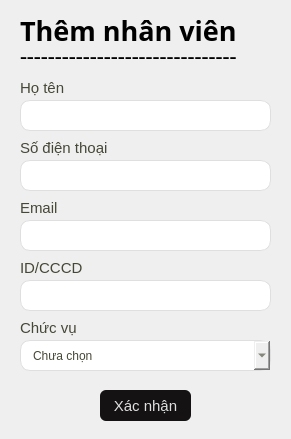
<?xml version="1.0" encoding="UTF-8"?>
<ui version="4.0">
 <class>Dialog</class>
 <widget class="QDialog" name="Dialog">
  <property name="geometry">
   <rect>
    <x>0</x>
    <y>0</y>
    <width>291</width>
    <height>439</height>
   </rect>
  </property>
  <property name="windowTitle">
   <string>Dialog</string>
  </property>
  <widget class="QPushButton" name="pushButton_9">
   <property name="geometry">
    <rect>
     <x>100</x>
     <y>390</y>
     <width>91</width>
     <height>31</height>
    </rect>
   </property>
   <property name="font">
    <font>
     <family>Segoe UI</family>
     <pointsize>11</pointsize>
     <weight>50</weight>
     <italic>false</italic>
     <bold>false</bold>
    </font>
   </property>
   <property name="cursor">
    <cursorShape>PointingHandCursor</cursorShape>
   </property>
   <property name="styleSheet">
    <string notr="true">QPushButton {
	color: #dfdfdf			;
	border-radius: 6px;
	background-color: #141212; 
}</string>
   </property>
   <property name="text">
    <string>Xác nhận</string>
   </property>
  </widget>
  <widget class="QLineEdit" name="lineEdit_5">
   <property name="geometry">
    <rect>
     <x>20</x>
     <y>100</y>
     <width>251</width>
     <height>31</height>
    </rect>
   </property>
   <property name="styleSheet">
    <string notr="true">QLineEdit {
	padding-left:12px;
	border-radius: 10px;
	border: 1px solid #dfdfdf;
}</string>
   </property>
  </widget>
  <widget class="QLabel" name="label_2">
   <property name="geometry">
    <rect>
     <x>20</x>
     <y>200</y>
     <width>71</width>
     <height>16</height>
    </rect>
   </property>
   <property name="font">
    <font>
     <family>Segoe UI</family>
     <pointsize>11</pointsize>
    </font>
   </property>
   <property name="styleSheet">
    <string notr="true">QLabel {
    color: #474737; /* Màu đen */
}</string>
   </property>
   <property name="text">
    <string>Email</string>
   </property>
  </widget>
  <widget class="QLineEdit" name="lineEdit_3">
   <property name="geometry">
    <rect>
     <x>20</x>
     <y>220</y>
     <width>251</width>
     <height>31</height>
    </rect>
   </property>
   <property name="styleSheet">
    <string notr="true">QLineEdit {
	padding-left:12px;
	border-radius: 10px;
	border: 1px solid #dfdfdf;
}</string>
   </property>
  </widget>
  <widget class="QLabel" name="label_5">
   <property name="geometry">
    <rect>
     <x>20</x>
     <y>140</y>
     <width>101</width>
     <height>16</height>
    </rect>
   </property>
   <property name="font">
    <font>
     <family>Segoe UI</family>
     <pointsize>11</pointsize>
    </font>
   </property>
   <property name="styleSheet">
    <string notr="true">QLabel {
    color: #474737; /* Màu đen */
}</string>
   </property>
   <property name="text">
    <string>Số điện thoại </string>
   </property>
  </widget>
  <widget class="QLineEdit" name="lineEdit_4">
   <property name="geometry">
    <rect>
     <x>20</x>
     <y>160</y>
     <width>251</width>
     <height>31</height>
    </rect>
   </property>
   <property name="styleSheet">
    <string notr="true">QLineEdit {
	padding-left:12px;
	border-radius: 10px;
	border: 1px solid #dfdfdf;
}</string>
   </property>
  </widget>
  <widget class="QLabel" name="label_7">
   <property name="geometry">
    <rect>
     <x>20</x>
     <y>80</y>
     <width>111</width>
     <height>16</height>
    </rect>
   </property>
   <property name="font">
    <font>
     <family>Segoe UI</family>
     <pointsize>11</pointsize>
    </font>
   </property>
   <property name="styleSheet">
    <string notr="true">QLabel {
    color: #474737; /* Màu đen */
}</string>
   </property>
   <property name="text">
    <string>Họ tên</string>
   </property>
  </widget>
  <widget class="QLabel" name="label_3">
   <property name="geometry">
    <rect>
     <x>20</x>
     <y>320</y>
     <width>111</width>
     <height>16</height>
    </rect>
   </property>
   <property name="font">
    <font>
     <family>Segoe UI</family>
     <pointsize>11</pointsize>
    </font>
   </property>
   <property name="styleSheet">
    <string notr="true">QLabel {
    color: #474737; /* Màu đen */
}</string>
   </property>
   <property name="text">
    <string>Chức vụ</string>
   </property>
  </widget>
  <widget class="QLabel" name="label_8">
   <property name="geometry">
    <rect>
     <x>20</x>
     <y>10</y>
     <width>271</width>
     <height>41</height>
    </rect>
   </property>
   <property name="font">
    <font>
     <family>Segoe UI Semibold</family>
     <pointsize>20</pointsize>
     <weight>75</weight>
     <bold>true</bold>
    </font>
   </property>
   <property name="text">
    <string>Thêm nhân viên</string>
   </property>
  </widget>
  <widget class="QLabel" name="label_9">
   <property name="geometry">
    <rect>
     <x>20</x>
     <y>30</y>
     <width>271</width>
     <height>51</height>
    </rect>
   </property>
   <property name="font">
    <font>
     <family>Times New Roman</family>
     <pointsize>16</pointsize>
     <weight>75</weight>
     <bold>true</bold>
    </font>
   </property>
   <property name="text">
    <string>-------------------------------</string>
   </property>
  </widget>
  <widget class="QLabel" name="label_4">
   <property name="geometry">
    <rect>
     <x>20</x>
     <y>260</y>
     <width>71</width>
     <height>16</height>
    </rect>
   </property>
   <property name="font">
    <font>
     <family>Segoe UI</family>
     <pointsize>11</pointsize>
    </font>
   </property>
   <property name="styleSheet">
    <string notr="true">QLabel {
    color: #474737; /* Màu đen */
}</string>
   </property>
   <property name="text">
    <string>ID/CCCD</string>
   </property>
  </widget>
  <widget class="QLineEdit" name="lineEdit_6">
   <property name="geometry">
    <rect>
     <x>20</x>
     <y>280</y>
     <width>251</width>
     <height>31</height>
    </rect>
   </property>
   <property name="styleSheet">
    <string notr="true">QLineEdit {
	padding-left:10px;
	border-radius: 10px;
	border: 1px solid #dfdfdf;
}</string>
   </property>
  </widget>
  <widget class="QComboBox" name="comboBox">
   <property name="geometry">
    <rect>
     <x>20</x>
     <y>340</y>
     <width>251</width>
     <height>31</height>
    </rect>
   </property>
   <property name="font">
    <font>
     <pointsize>9</pointsize>
    </font>
   </property>
   <property name="styleSheet">
    <string notr="true">QComboBox {
	padding-left:12px;
	border-radius: 10px;
	border: 1px solid #dfdfdf;
	color: #474737;
}</string>
   </property>
   <item>
    <property name="text">
     <string>Chưa chọn</string>
    </property>
   </item>
   <item>
    <property name="text">
     <string>Bếp</string>
    </property>
   </item>
   <item>
    <property name="text">
     <string>Lễ tân</string>
    </property>
   </item>
   <item>
    <property name="text">
     <string>Làm phòng</string>
    </property>
   </item>
   <item>
    <property name="text">
     <string>Dọn KVCC</string>
    </property>
   </item>
  </widget>
 </widget>
 <resources/>
 <connections/>
</ui>
